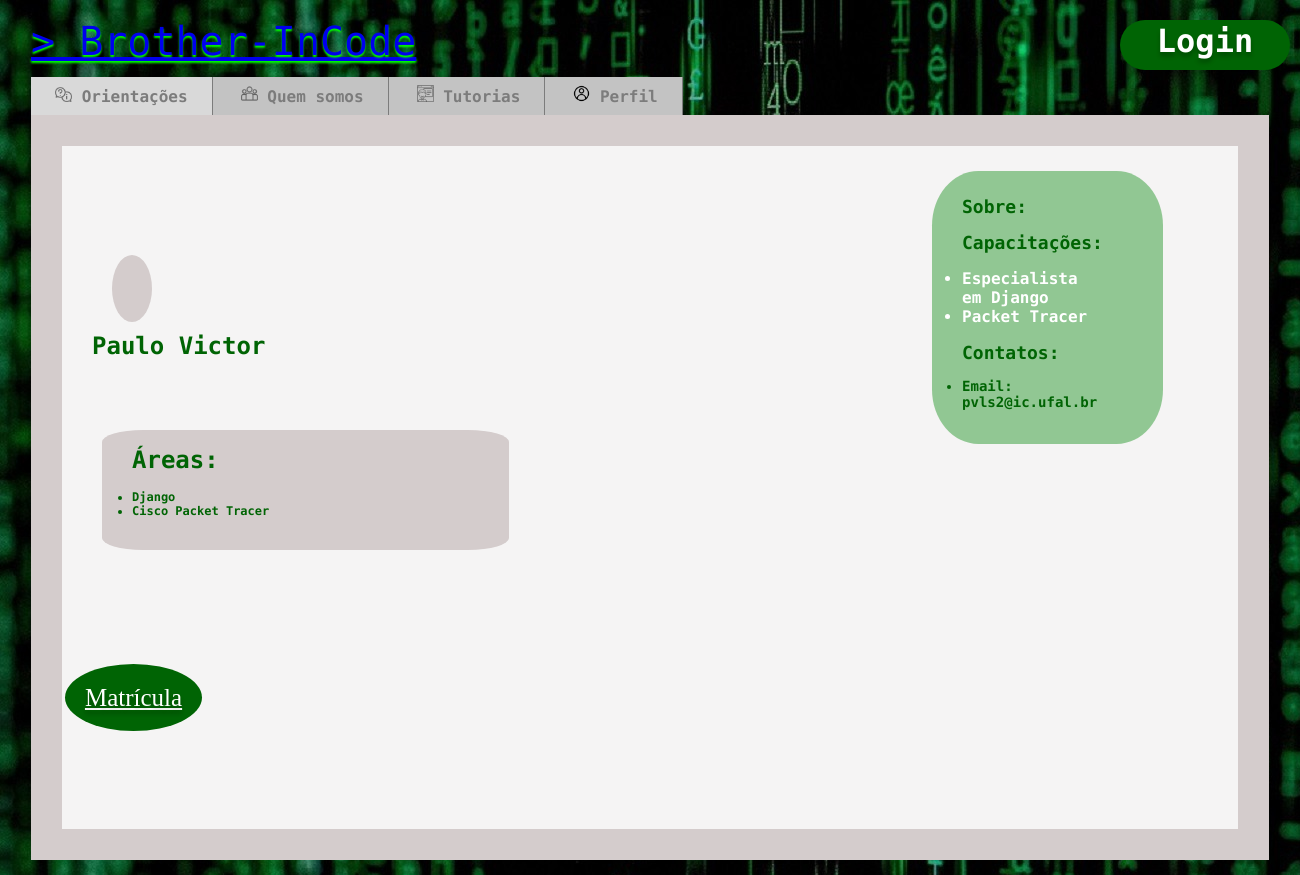
/tutor/1/, run on an earlier commit of the app's database.
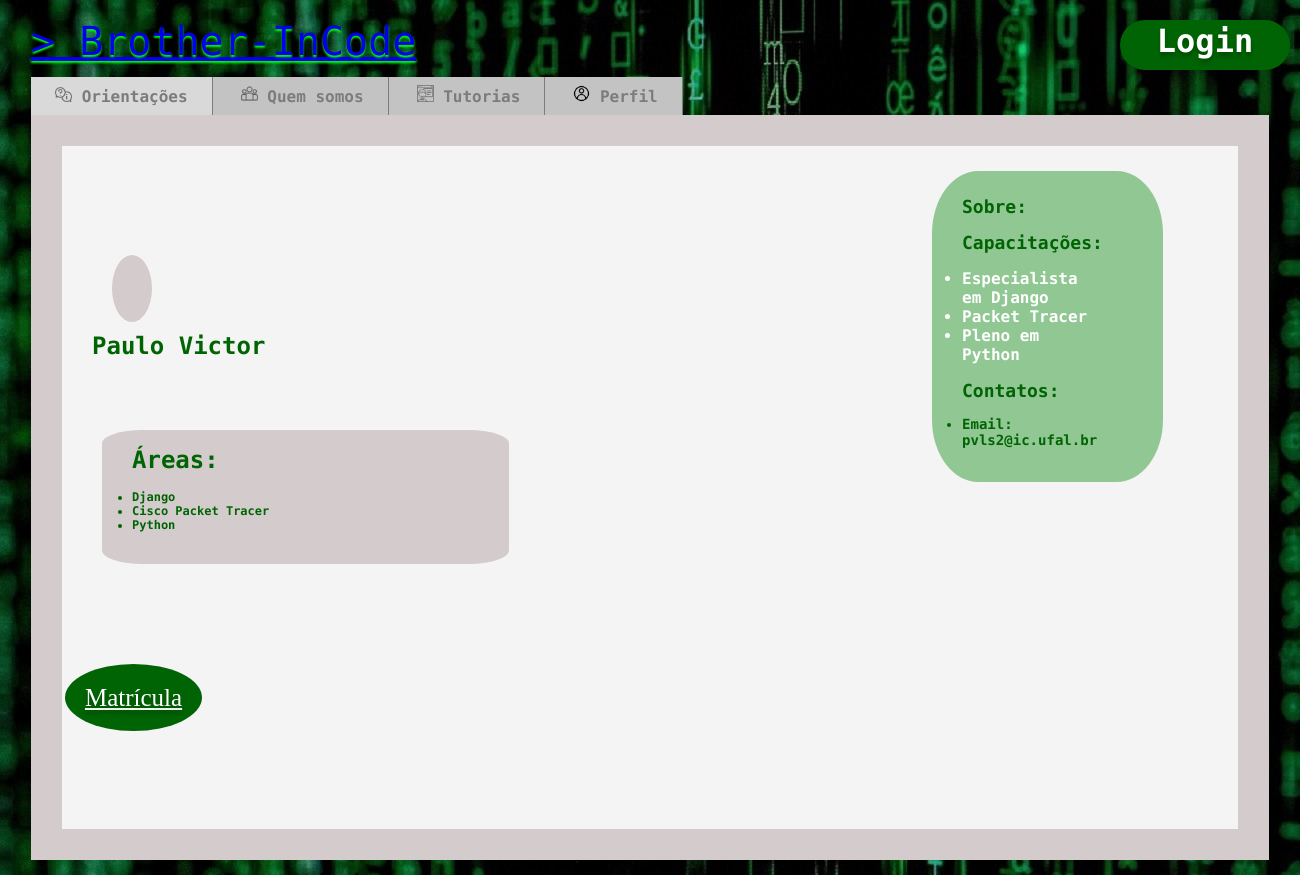
And on a later commit of the database.
### brotherInCode/models.py (models this page shows, shortened)
class Tutores(models.Model):
    id_tutor = models.AutoField(primary_key=True)
    id_user = models.ForeignKey(User, on_delete=models.CASCADE)
    id_conta = models.ForeignKey(Contas, on_delete=models.CASCADE, null=True, blank=True)
    nome = models.CharField(max_length=255)
    email = models.EmailField()
    sobre = models.TextField(blank=True, null=True)
    class Meta:
        verbose_name_plural = 'Tutores'
        db_table = 'Tutores'

class EspecializacaoTutor(models.Model):
    id_especializacao_tutor = models.AutoField(primary_key=True)
    id_tutor = models.ForeignKey(Tutores, on_delete=models.CASCADE)
    id_sub_area_conhecimento = models.ForeignKey(SubareasConhecimento, on_delete=models.CASCADE)
    valor = models.FloatField() #vai ser aqui mesmo?
    descricao = models.TextField()
    class Meta:
        verbose_name_plural = 'Especializações dos Tutores'
        db_table = 'EspecializacaoTutor'

class SubareasConhecimento(models.Model):
    id_sub_area_conhecimento = models.AutoField(primary_key=True)
    id_area_conhecimento = models.ForeignKey(AreaConhecimento, on_delete=models.CASCADE)
    nome = models.CharField(max_length=255)
    class Meta:
        verbose_name_plural = 'Subáreas do Conhecimento'
        db_table = 'SubareasConhecimento'

### brotherInCode/views.py (the view)
# urls.py: path('tutor/<int:id_tutor>/', views.perfil_tutor, name='detalhe_tutor'),
def perfil_tutor(request, id_tutor):
    tutor = Tutores.objects.get(id_tutor=id_tutor)
    especializacoes = EspecializacaoTutor.objects.filter(id_tutor=tutor)
    avaliacoes = AvaliacaoTutor.objects.filter(id_tutor=tutor)
    horarios = HorariosTutor.objects.filter(id_tutor=tutor)
    res = {
        'id_tutor': tutor.id_tutor,
        'nome': tutor.nome,
        'sobre': tutor.sobre,
        'especializacoes': EspecializacaoTutorSerializer(especializacoes, many=True).data,
        'estrelas': [0]*int(sum([avaliacao.nota for avaliacao in avaliacoes])/len(avaliacoes)) if len(avaliacoes) > 0 else [0],
        'horarios': HorariosTutorSerializer(horarios, many=True).data,
        'email': tutor.email,
    }
    return render(request, 'brotherInCode/main.html', {'tutor': res})

### brotherInCode/serializers.py (called while the page is built)
    def to_representation(self, obj):
        return {
            'id_especializacao': obj.id_especializacao_tutor,
            'id_tutor': obj.id_tutor.pk,
            'area_do_conhecimento': obj.id_sub_area_conhecimento.nome,
            'descricao': obj.descricao,
        }

    def to_representation(self, obj):
        return {
            'id_horario': obj.id_horario_tutor,
            'id_tutor': obj.id_tutor.pk,
            'dia': obj.dia_semana,
            'hora_inicio': obj.hora_inicio,
            'hora_fim': obj.hora_fim,
        }

### brotherInCode/templates/brotherInCode/main.html (shortened to what this page needs)
{% load static %}
<!DOCTYPE html>
<html>
<head>
    <link rel="stylesheet" href="{% static '../static/css/estilos.css' %}" media="screen">
    <link rel="stylesheet" href="https://cdnjs.cloudflare.com/ajax/libs/fullcalendar/3.10.2/fullcalendar.min.css" />
</head>
<body>
    <div id="container">
        <div>
            <div class="logo">
                <a href="{% url 'lista_tutores' %}">> Brother-InCode</a>
            </div>
            <div id="Login">
                <a href="{% url 'login' %}">Login</a>
            </div>
            <div id="topo-menu">
                <ul style="list-style: none; margin: 0; padding: 0;">
                    <li><a href="" class="selected"><img src="../static/img/image 4.png" class="icone"> Orientações</a>
                    </li>
                    <li><a href="{% url 'quem-somos' %}"><img src="../static/img/image 2.png" class="icone"> Quem
                            somos</a>
                    </li>
                    <li><a href="{% url 'tutorias' %}"><img src="../static/img/image 3.png" class="icone"> Tutorias</a>
                    </li>
                    <li><a href="{% url 'perfil_usuario' %}"><img src="../static/img/image 5.png" class="icone">
                            Perfil</a>
                    </li>
                </ul>
            </div>
        </div>
    </div>
    <div id="corpo">
        <div id="texto-corpo">
            <br><br><br><br>
            <div id="foto_perfil">
                <a href="#">
                </a>
            </div>
            <br>
            <div id="tutor">
                <h1>{{ tutor.nome }}</h1>
            </div>
            <div id="sobre">
                <h2>Sobre:</h2>
                <h2>Capacitações:</h2>
                <div id="capa">
                    <ul>
                        {% for especializacao in tutor.especializacoes %}
                        <li>{{ especializacao.descricao }}</li>
                        {% endfor %}
                    </ul>
                </div>
                <h2>Contatos:</h2>
                    <ul>
                        <h3><li>Email: {{ tutor.email }}</li></h3>
                    </ul>
            </div>
            <br><br><br><br><br><br><br><br><br><br><br><br><br>
            <div id="areas" style="margin-left: 10px;">
                <h1>Áreas:</h1>
                <ul>
                    {% for especializacao in tutor.especializacoes %}
                    <li>{{ especializacao.area_do_conhecimento }}</li>
                    {% endfor %}
                </ul>
            </div>
            <div id="botao">
            </div>
            <div id="botao">
                <a href="{% url 'matricula' %}">Matrícula</a>
            </div>
            <div id="calendar"></div>
        </div>
</body>
</html>

### static/css/estilos.css (style rules this page uses)
* { padding: 0; box-sizing: border-box; }
.logo { max-width: 600px; height: 52px; left: 10px; top: 14px; font-family: 'Fira Code', monospace; font-style: normal; font-weight: 300; font-size: 40px; line-height: 52px; color: #00B907; text-shadow: 0px 2px 2px rgb(0, 255, 0); }
body { padding: 15px; width: 100%; height: 100%; margin: 0; color: black; background: url(../static/img/bg.jpeg) repeat; }
#container { display: flex; align-items: center; width: 1238px; margin: 0 auto; }
#topo-menu { margin-top: 10px; background: #C3C3C3; }
#topo-menu ul { max-width: 1238px; list-style: none; padding: 0; }
#topo-menu ul li { display: inline-block; }
#topo-menu ul li a { color: #7C7C7C; font-size: 0.9em; padding: 0.5em 1.5em; display: inline-block; line-height: 2.1em; transition: background .4s; border-right: 1px solid #7C7C7C; text-decoration: none; font-family: 'Fira Code', monospace; font-style: normal; font-weight: 600; font-size: 16px; line-height: 21px; }
#topo-menu ul li a .icone { width: 17px; height: 17px; }
.selected { color: black; background-color: #D9D9D9 }
#Login a { position: absolute; width: 170px; height: 50px; left: 1120px; top: 20px; background: #006404; border-radius: 50px; text-decoration: none; text-align: center; line-height: 40px; font-family: 'Fira Code', monospace; font-style: normal; font-weight: bold; font-size: 32px; line-height: 42px; color: #FFFFFF; text-shadow: 0px 4px 4px rgba(0, 0, 0, 0.25); }
#corpo { box-sizing: border-box; position: static; width: 1238px; margin: 0 auto; background: #f5f4f4; border: 31px solid #d4cccc; }
#texto-corpo { display: block; text-align: center; position: relative; padding-bottom: 10px; margin: 30px; }
#texto-corpo h1 { font-family: 'Fira Code', monospace; }
#botao { display: block; align-items: center; position: relative; padding: 20px; margin-top: 3%; }
#botao a { position: relative; background: #006404; padding: 20px; border-radius: 100%; margin-left: -96%; font-size: 25px; line-height: 42px; color: #FFFFFF; text-shadow: 0px 4px 4px rgba(0, 0, 0, 0.25); }
#foto_perfil { display: block; align-items: center; position: relative; padding: 20px; height: 50px; width: 50px; }
#foto_perfil a { position: relative; background: #d4cccc; padding: 20px; border-radius: 100%; margin-right: 90%; margin-top: 40%; height: 50px; width: 50px; font-size: 25px; line-height: 42px; color: #006404; text-shadow: 0px 4px 4px rgba(0, 0, 0, 0.25); }
#sobre { position: absolute; background: #63b366ac; color: #006404; margin: -145px 55px 20% 840px; border-radius: 20%; padding: 10px 60px 20px 30px; text-align: left; font-family: 'Fira Code', monospace; font-style: normal; font-weight: 600; font-size: 12px; text-align: left; }
#areas { position: absolute; background: #d4cccc; color: #006404; text-align: left; font-family: 'Fira Code', monospace; font-style: normal; font-weight: 600; font-size: 12px; text-align: left; padding: 0px 240px 20px 30px; border-radius: 10%; margin-bottom: 500px; margin-top: -120px; }
#tutor { position: absolute; font-family: 'Fira Code', monospace; font-style: normal; font-weight: 600; font-size: 12px; color: #006404; text-align: left; }
#capa { font-family: 'Fira Code', monospace; font-style: normal; font-weight: 600; font-size: 16px; color: #FFFFFF; }
#calendar { padding-top: 50px; }

What changed in the data, as far as the page shows it:
added EspecializacaoTutor: descricao "Pleno em Python"
added SubareasConhecimento: area_do_conhecimento "Python"
